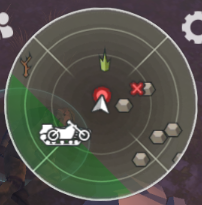
#> input picture pic_ldoe/cant_find_minimap.png, 202 x 205 px
$ python find_circles.py
#> lines starting #> are read from the running program, lines starting #| are printed output that depends on the picture; after the words box and inside, x2 and y2 are one past the last pixel; in counts of white or black regions, pixels touching at a corner belong together
import numpy as np
import cv2 as cv
#img = cv.imread('../pic_ldoe/1_neitral_evening_min.png', cv.IMREAD_GRAYSCALE)

#img = cv.imread('../pic_ldoe/1_neitral_evening_min.png')
img = cv.imread('../pic_ldoe/cant_find_minimap.png')
#> img is the input picture: shape (205, 202, 3); mean B, G, R 76.1, 83.5, 84.6
frame = img.copy()
hsv = cv.cvtColor(frame, cv.COLOR_BGR2HSV)
#> hsv: shape (205, 202, 3); mean H, S, V 64.1, 49, 90.4

l_h = 0
l_s = 0
l_v = 149
u_h = 94
u_s = 56
u_v = 239
l_b = np.array([l_h, l_s, l_v])
u_b = np.array([u_h, u_s, u_v])

mask = cv.inRange(hsv, l_b, u_b)
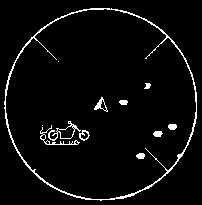
#> mask: shape (205, 202); 4.2% white in thin lines or dots, all inside (x1, y1, x2, y2) = (4, 8, 197, 201)

cv.imshow("mask", mask)
cv.waitKey(0) & 0xFF

assert img is not None, "file could not be read, check with os.path.exists()"
img = cv.medianBlur(mask,1)
cimg = cv.cvtColor(img,cv.COLOR_GRAY2BGR)
#cimg = mask.copy()
circles = cv.HoughCircles(mask, cv.HOUGH_GRADIENT,1,140,
 param1=100,param2=10,minRadius=90,maxRadius=130)
#> circles = [[100.5, 103.5, 94.6]]

# Below are the parameters explained in detail
#
# image: 8-bit, single-channel, grayscale input image
# method: HOUGH_GRADIENT and HOUGH_GRADIENT_ALT
# dp: The inverse ratio of accumulator resolution and image resolution
# minDist: Minimum distance between the centers of the detected circles. All the candidates below this distance are neglected as explained above
# param1: it is the higher threshold of the two passed to the Canny edge detector (the lower canny threshold is twice smaller)
# param2: it is the accumulator threshold for the circle centers at the detection stage as discussed above.
# minRadius: minimum radius that you expect. If unknown, put zero as default.
# maxRadius: if -ve, only circle centers are returned without radius search. If unknown, put zero as default.

circles = np.uint16(np.around(circles))
#> circles = [[100, 104, 95]]

x = 0
y = 0
min_circle_rad = 9999

for i in circles[0,:]:
    if min_circle_rad > i[2]:
        x = i[0]
        y = i[1]
        min_circle_rad = i[2]

    # draw the outer circle
    cv.circle(cimg,(i[0],i[1]),i[2],(0,255,0),2)
    # draw the center of the circle
    cv.circle(cimg,(i[0],i[1]),2,(0,0,255),3)
#> this loop made 1 pass
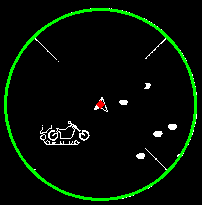
#> cimg: shape (205, 202, 3); mean B, G, R 4.3, 15.5, 4.5
#> after the loop, min_circle_rad = 95; x = 100; y = 104

cv.circle(cimg,(x,y),min_circle_rad,(0,255,255),6)

cv.putText(cimg, str(min_circle_rad), (x+10,y+10), cv.FONT_HERSHEY_SIMPLEX, 1, (0,255,255), 3,
            cv.LINE_AA)  # подписываем что это враг
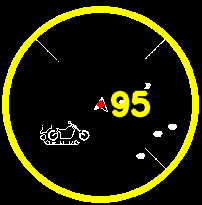
#> cimg: shape (205, 202, 3); mean B, G, R 3.7, 32.9, 33.2

cv.imshow('detected circles',cimg)
cv.waitKey(0)
cv.destroyAllWindows()

$ run again, with pic_ldoe/1_neitral_evening_min.png copied over pic_ldoe/cant_find_minimap.png
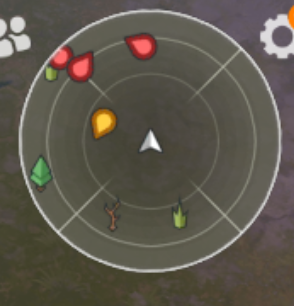
#> input picture pic_ldoe/1_neitral_evening_min.png, 294 x 306 px
#> img is the input picture: shape (306, 294, 3); mean B, G, R 76.8, 87.7, 93.1
#> hsv: shape (306, 294, 3); mean H, S, V 36.9, 47.7, 93.5
#> `mask = cv.inRange(hsv, l_b, u_b)`:
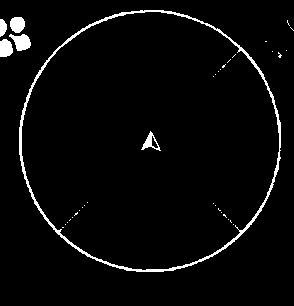
#> mask: shape (306, 294); 3.5% white; 37 white regions (31 under 20 px), largest, box (x1, y1, x2, y2) and area: (19, 10, 281, 272) 2189, (9, 34, 31, 51) 236, (0, 39, 13, 57) 195, (10, 17, 25, 33) 194, (141, 131, 161, 151) 140, (0, 19, 7, 37) 95
#> `circles = cv.HoughCircles(mask, cv.HOUGH_GRADIENT,1,140, param1=100,pa..`: circles = [[151.5, 140.5, 129.4]]
#> `circles = np.uint16(np.around(circles))`: circles = [[152, 140, 129]]
#> the loop `for i in circles[0,:]:` made 1 pass
#> after the loop `for i in circles[0,:]:`: min_circle_rad = 129; x = 152; y = 140
#> `cv.putText(cimg, str(min_circle_rad), (x+10,y+10), cv.FONT_HERSHEY_SIM..`:
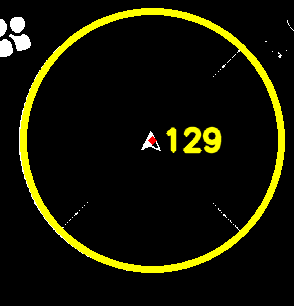
#> cimg: shape (306, 294, 3); mean B, G, R 3.2, 21.4, 21.5

$ run again, with pic_ldoe/1_neitral_evening.png copied over pic_ldoe/cant_find_minimap.png
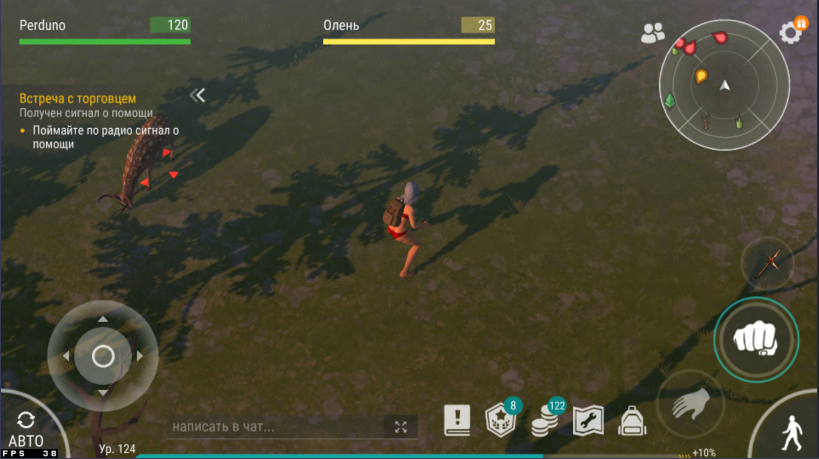
#> input picture pic_ldoe/1_neitral_evening.png, 1638 x 917 px (shown at 1/2 size)
#> img is the input picture: shape (917, 1638, 3); mean B, G, R 49.6, 68.1, 69.7
#> hsv: shape (917, 1638, 3); mean H, S, V 35, 87.9, 72.6
#> `mask = cv.inRange(hsv, l_b, u_b)`:
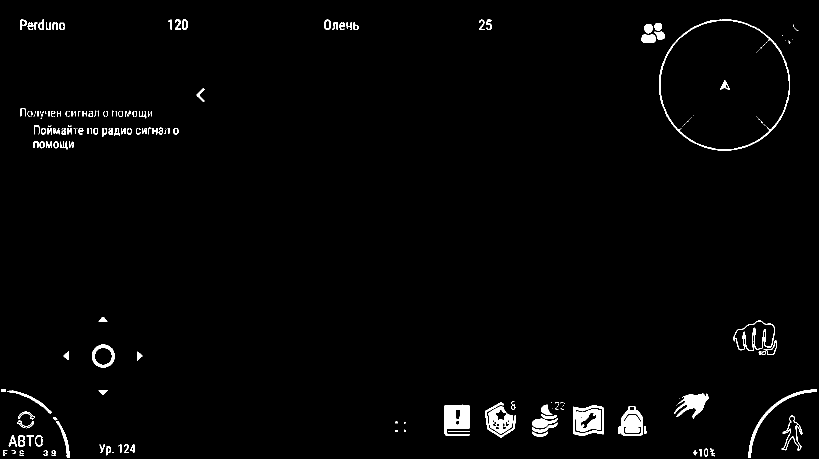
#> mask: shape (917, 1638) (shown at 1/2 size); 1.7% white; 218 white regions (99 under 20 px), largest, box (x1, y1, x2, y2) and area: (888, 809, 940, 872) 2482, (1318, 39, 1580, 301) 2189, (1348, 786, 1418, 837) 1559
#> `circles = cv.HoughCircles(mask, cv.HOUGH_GRADIENT,1,140, param1=100,pa..`: circles = 18 rows, first 8: [1450.5, 169.5, 129.4], [8.5, 904.5, 123.9], [1624.5, 904.5, 122.9], [1271.5, 748.5, 115.8], [1100.5, 739.5, 121.7], [145.5, 183.5, 107.1], [224.5, 313.5, 91.9], [1188.5, 912.5, 118.4]
#> `circles = np.uint16(np.around(circles))`: circles = 18 rows, first 8: [1450, 170, 129], [8, 904, 124], [1624, 904, 123], [1272, 748, 116], [1100, 740, 122], [146, 184, 107], [224, 314, 92], [1188, 912, 118]
#> the loop `for i in circles[0,:]:` made 18 passes
#> after the loop `for i in circles[0,:]:`: min_circle_rad = 90; x = 796; y = 50
#> `cv.putText(cimg, str(min_circle_rad), (x+10,y+10), cv.FONT_HERSHEY_SIM..`:
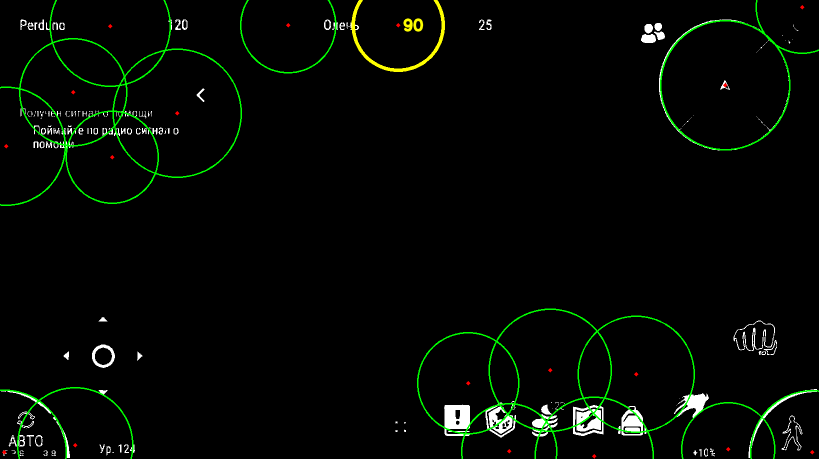
#> cimg: shape (917, 1638, 3) (shown at 1/2 size); mean B, G, R 3.8, 8.5, 4.5

$ run again, with pic_ldoe/4_enemy_day.png copied over pic_ldoe/cant_find_minimap.png
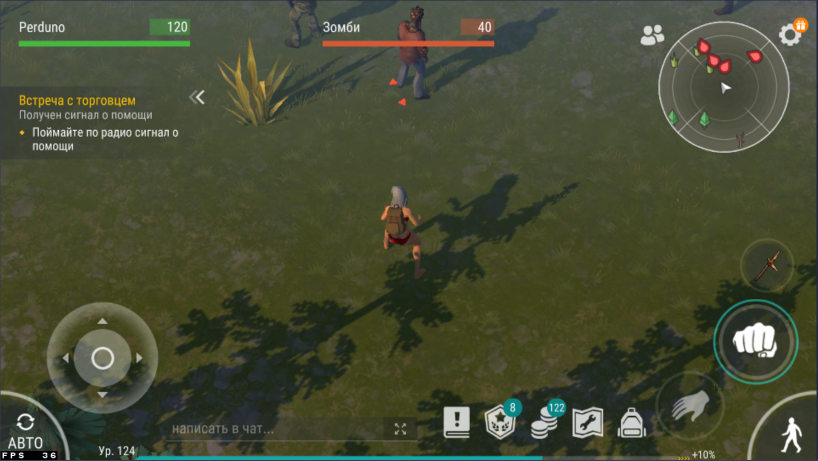
#> input picture pic_ldoe/4_enemy_day.png, 1636 x 921 px (shown at 1/2 size)
#> img is the input picture: shape (921, 1636, 3); mean B, G, R 51.8, 75.4, 70.4
#> hsv: shape (921, 1636, 3); mean H, S, V 40.8, 90.6, 76.8
#> `mask = cv.inRange(hsv, l_b, u_b)`:
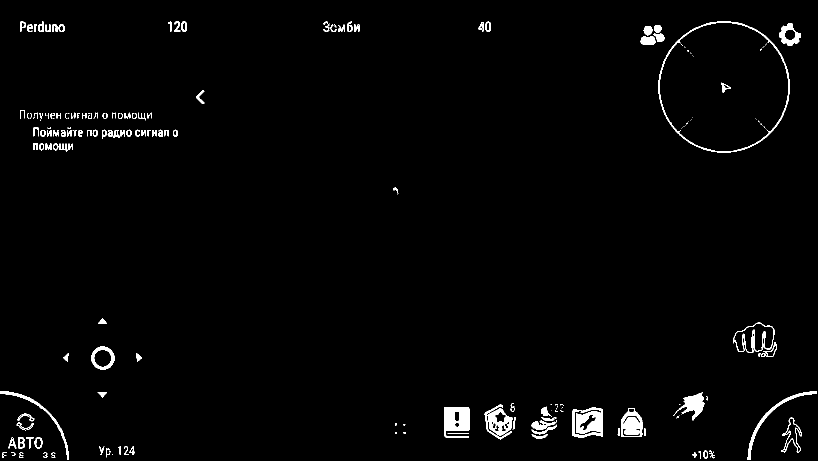
#> mask: shape (921, 1636) (shown at 1/2 size); 1.8% white; 210 white regions (85 under 20 px), largest, box (x1, y1, x2, y2) and area: (888, 814, 939, 876) 2411, (1317, 42, 1579, 305) 2313, (1152, 822, 1201, 867) 1533
#> `circles = cv.HoughCircles(mask, cv.HOUGH_GRADIENT,1,140, param1=100,pa..`: circles = [[1448.5, 171.5, 129.4], [7.5, 915.5, 128.3], [1620.5, 910.5, 122.4], [1098.5, 744.5, 120.6], [240.5, 343.5, 115], [262.5, 149.5, 122.8], [145.5, 230.5, 95.8], [1475.5, 898.5, 119.2], [1611.5, 8.5, 105.1], [1323.5, 883.5, 92], [5.5, 294.5, 107.6], [387.5, 231.5, 100.8]]
#> `circles = np.uint16(np.around(circles))`: circles = [[1448, 172, 129], [8, 916, 128], [1620, 910, 122], [1098, 744, 121], [240, 344, 115], [262, 150, 123], [146, 230, 96], [1476, 898, 119], [1612, 8, 105], [1324, 884, 92], [6, 294, 108], [388, 232, 101]]
#> the loop `for i in circles[0,:]:` made 12 passes
#> after the loop `for i in circles[0,:]:`: min_circle_rad = 92; x = 1324; y = 884
#> `cv.putText(cimg, str(min_circle_rad), (x+10,y+10), cv.FONT_HERSHEY_SIM..`:
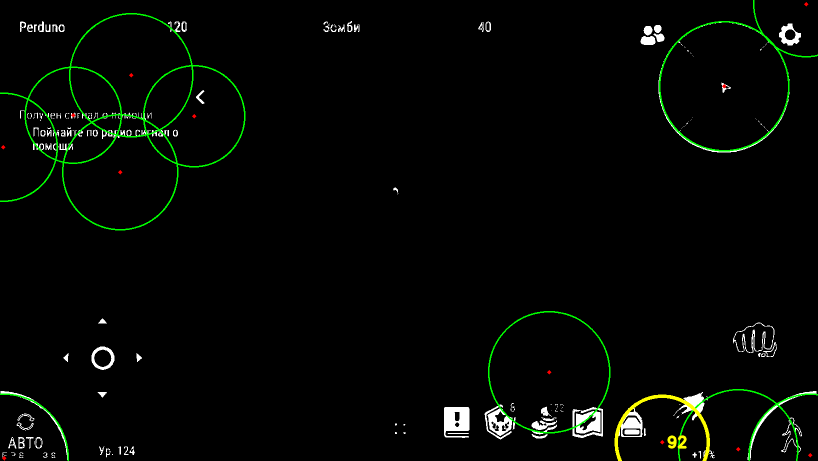
#> cimg: shape (921, 1636, 3) (shown at 1/2 size); mean B, G, R 3.9, 7.3, 4.5
